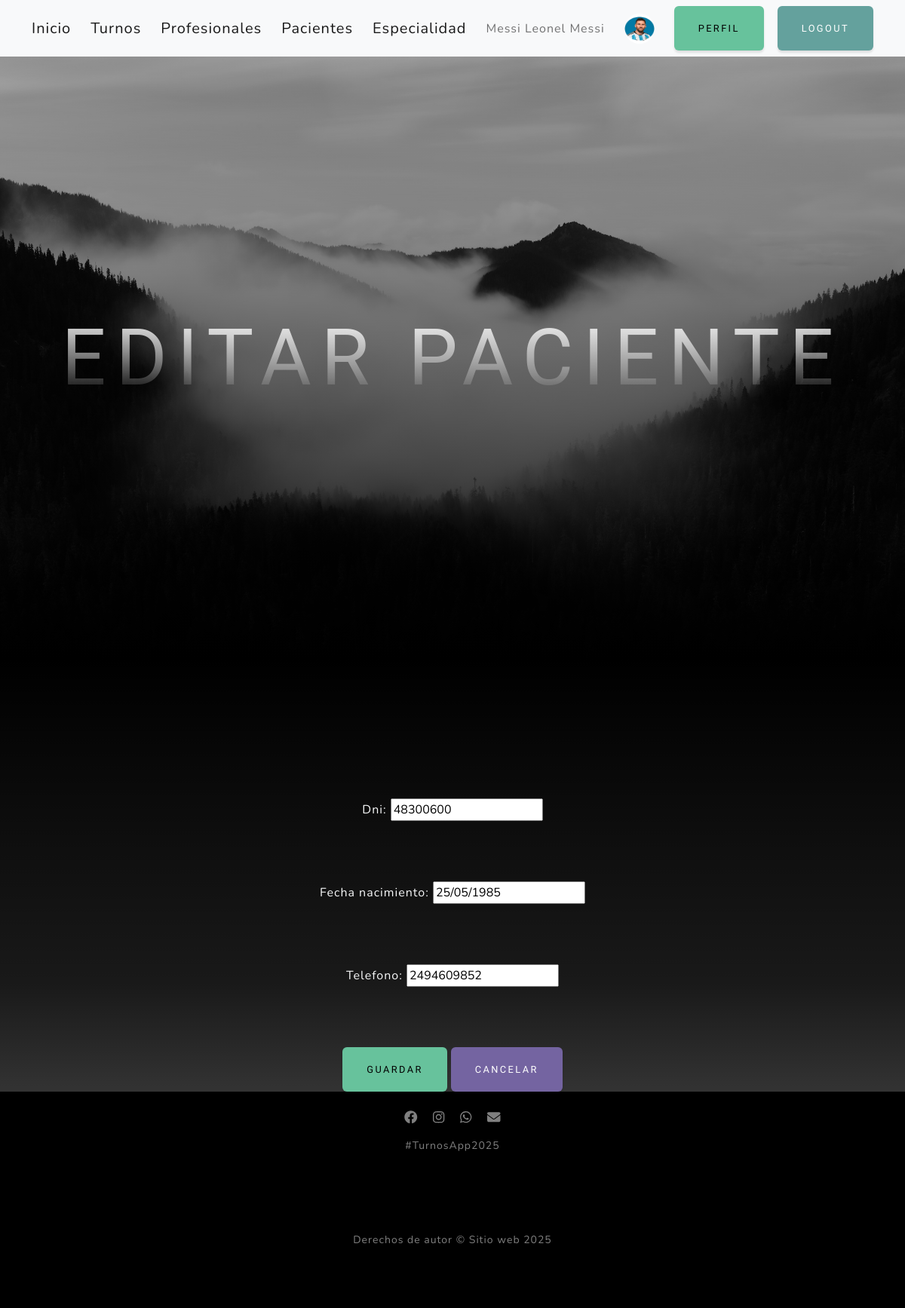
The page /pacientes/1/editar/ (signed in) on the database its author committed.
### turnos_app/models.py (models this page shows, shortened)
class Profile(models.Model):
    user = models.OneToOneField(User, on_delete=models.CASCADE)
    avatar = models.ImageField(
        upload_to='avatars/',
        default='avatars/default.png'
    )

class Paciente(models.Model):
    user = models.OneToOneField(User, on_delete=models.CASCADE)
    dni = models.CharField(max_length=20, unique=True)
    fecha_nacimiento = models.DateField()
    telefono = models.CharField(max_length=30, blank=True, null=True)

### turnos_app/views.py (the view)
# urls.py: path("pacientes/<int:pk>/editar/", PacienteUpdateView.as_view(), name="paciente_update"),
class PacienteUpdateView(LoginRequiredMixin, UpdateView):
    model = Paciente
    form_class = PacienteForm
    template_name = "turnos_app/paciente_form.html"
    success_url = reverse_lazy("paciente_list")
    def get_queryset(self):
        qs = super().get_queryset()
        if self.request.user.is_staff:
            return qs
        return qs.filter(user=self.request.user)

### turnos_app/forms.py
class PacienteForm(forms.ModelForm):
    class Meta:
        model = Paciente
        fields = [
            'dni',
            'fecha_nacimiento',
            'telefono',
        ]

### turnos_app/templates/turnos_app/paciente_form.html (shortened to what this page needs)
{% extends 'turnos_app/index.html' %}
{% block titulo %}
<h1 class="mx-auto my-0 text-uppercase">
    {% if object %}Editar Paciente{% else %}Nuevo Paciente{% endif %}
</h1>
{% endblock titulo %}
{% block contenido %}
<div class="container mt-4">
    <div class="form-dark">
        <form method="post">
            {{ form.as_p }}
            <button type="submit" class="btn btn-success">
                Guardar
            </button>
            <a href="{% url 'paciente_list' %}" class="btn btn-secondary">
                Cancelar
            </a>
        </form>
    </div>
</div>
{% endblock contenido %}

### turnos_app/templates/turnos_app/index.html (shortened to what this page needs)
<!DOCTYPE html>
<html lang="en">
<head>
    {% load static %}
    <link href="{% static 'css/styles.css' %}" rel="stylesheet" />
    <link rel="stylesheet" href="https://cdnjs.cloudflare.com/ajax/libs/font-awesome/6.4.0/css/all.min.css">
</head>
<body id="page-top">
<nav class="navbar navbar-light bg-light static-top">
    <div class="container">
        <a class="navbar-brand" href="{% url 'inicio' %}">Inicio</a>
        {% if user.is_authenticated %}
            <a class="navbar-brand" href="{% url 'turno_list' %}">Turnos</a>
            <a class="navbar-brand" href="{% url 'profesional_list' %}">Profesionales</a>
            <a class="navbar-brand" href="{% url 'paciente_list' %}">Pacientes</a>
            <a class="navbar-brand" href="{% url 'especialidad_list' %}">Especialidad</a>
            <span class="navbar-text me-3">
                {{ user.username }} {{ user.first_name }} {{ user.last_name }}
            </span>
            <div class="me-3">
                <a href="{% url 'perfil' %}" title="Ir al perfil">
                    {% if user.profile and user.profile.avatar %}
                        <img src="{{ user.profile.avatar.url }}"
                             height="40"
                             width="40"
                             class="rounded-circle"
                             alt="Avatar">
                    {% else %}
                        <img src="/media/avatars/default.jpg"
                             height="40"
                             width="40"
                             class="rounded-circle"
                             alt="Avatar por defecto">
                    {% endif %}
                </a>
            </div>
            <a class="btn btn-success me-2" href="{% url 'perfil' %}">Perfil</a>
            <form action="{% url 'logout' %}" method="post" class="d-inline">
                <button type="submit" class="btn btn-primary">Logout</button>
            </form>
        {% else %}
            <a class="btn btn-primary me-2" href="{% url 'login' %}">Login</a>
            <a class="btn btn-success" href="{% url 'register' %}">Registrarse</a>
        {% endif %}
    </div>
</nav>
<header class="masthead">
    <div class="container px-4 px-lg-5 d-flex h-100 align-items-center justify-content-center">
        <div class="text-center">
            {% block titulo %}{% endblock titulo %}
        </div>
    </div>
</header>
<section class="about-section text-center" id="about">
    <div class="container px-4 px-lg-5">
        {% block contenido %}{% endblock contenido %}
    </div>
</section>
<footer class="footer bg-black small text-center text-white-50 py-4">
    <div class="container px-4 px-lg-5">
        <div class="mb-3">
            <a class="mx-2 text-white-50" href="#"><i class="fab fa-facebook fa-lg"></i></a>
            <a class="mx-2 text-white-50" href="#"><i class="fab fa-instagram fa-lg"></i></a>
            <a class="mx-2 text-white-50" href="#"><i class="fab fa-whatsapp fa-lg"></i></a>
            <a class="mx-2 text-white-50" href="#"><i class="fas fa-envelope fa-lg"></i></a>
        </div>
        <div>#TurnosApp2025</div>
    </div>
</footer>
<footer class="footer bg-black small text-center text-white-50">
    <div class="container px-4 px-lg-5">
        Derechos de autor &copy; Sitio web 2025
    </div>
</footer>
</body>
</html>

### turnos_app/templates/turnos_app/paciente_form.html (style rules this page uses)
.form-dark label { color: #f8f9fa; }

### rows shown on the page
Paciente: dni "48300600", fecha_nacimiento "25/05/1985", telefono "2494609852"

### other values the page prints
{{ user.username }} "Messi"
{{ user.first_name }} "Leonel"
{{ user.last_name }} "Messi"
